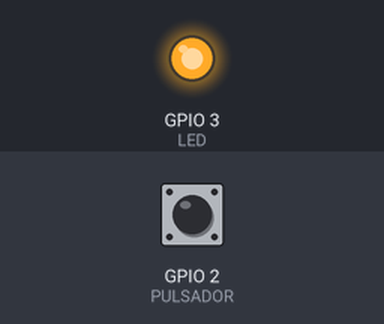
A sketch run on a simulated ESP32. On the bench: output pins drawn as LEDs (lit = HIGH). The test bench sets the inputs (shaded band); at power-on: GPIO 2 (PULSADOR) HIGH.

Above: at 1.2 s.
1.3 s: GPIO 2 (PULSADOR) pulled LOW for 0.15 s
At 1.37 s:
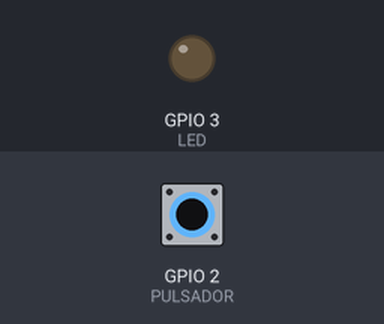
2.9 s: GPIO 2 (PULSADOR) pulled LOW for 3.2 s
At 7.0 s:
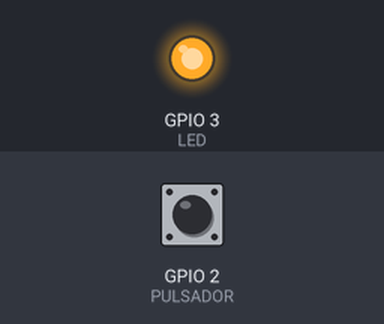
Timing chart, 0 to 8.5 s (numbered marks = the images above; inputs shaded):
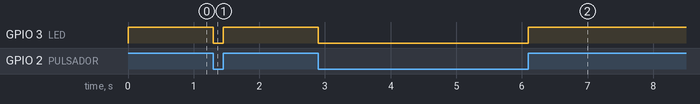

The sketch:

arduino_esp32.ino
```cpp
int LED = 3;
int PULSADOR = 2;
int ESTADO = LOW;

void setup() {
  pinMode(LED, OUTPUT);
  pinMode(PULSADOR, INPUT);
}

void loop() {
  if(digitalRead(PULSADOR) == LOW) {
    digitalWrite(LED, LOW);
  } else {
    digitalWrite(LED, HIGH);
  }
}
```

Measured:
- after the input at 1.3 s, GPIO 3 (LED): HIGH → LOW at once, → HIGH 0.15 s later
- after the input at 2.9 s, GPIO 3 (LED): HIGH → LOW at once, → HIGH 3.2 s later
